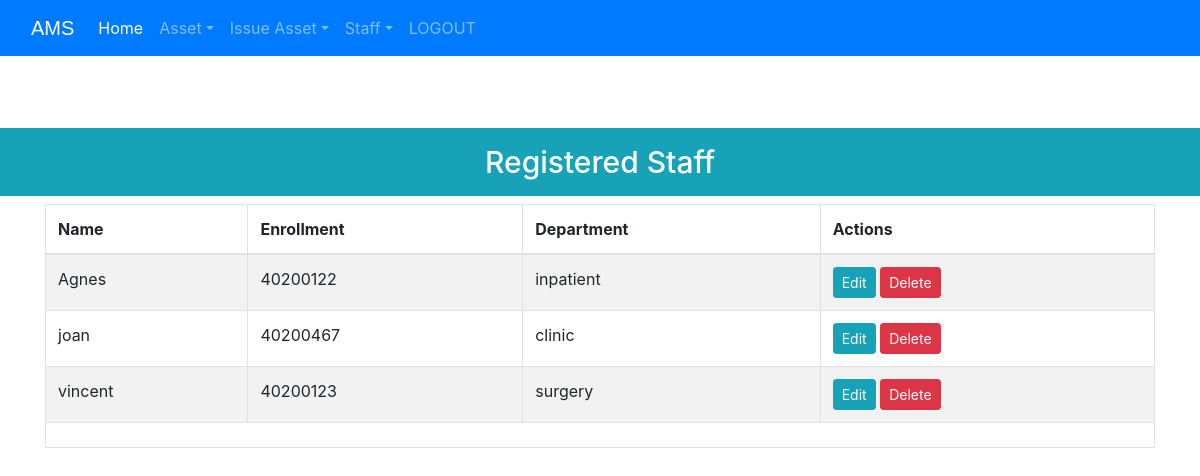
/viewstaff (signed in), run on the app's committed database.
### Assets/models.py (models this page shows, shortened)
class StaffExtra(models.Model):
    user = models.OneToOneField(User, on_delete=models.CASCADE)
    enrollment = models.CharField(max_length=40)
    department = models.CharField(max_length=40)

### Assets/views.py (the view)
# urls.py: path('viewstaff', viewstaff_view, name='viewstaff'),
@user_passes_test(is_admin)
def viewstaff_view(request):
    staff = models.StaffExtra.objects.all()
    return render(request, 'Assets/viewstaff.html', {'staff': staff})

### Assets/views.py (called while the page is built)
def is_admin(user):
    return user.groups.filter(name='ADMIN').exists() or user.is_staff

### Assets/templates/assets/viewstaff.html (shortened to what this page needs)
<!DOCTYPE html>
<html lang="en" dir="ltr">
  <head>
  </head>
  <body>
    {% include "assets/navbaradmin.html" %}
    <br>
    <br>
    <h3 class="p-3 mb-2 bg-info text-white" style = 'font-size: 30px;text-align:center;'>Registered Staff</h3>
    {% if staff %}
<div class="container">
  <table class="table table-hover table-condensed table-striped table-bordered">
    <thead>
    <tr>
    <th>Name</th>
    <th>Enrollment</th>
    <th>Department</th>
    <th>Actions</th>
    </tr>
    </thead>
    <tfoot>
    <tr>
    <td colspan="4">
    </td>
    </tr>
    </tfoot>
    <tbody>
      {% for s in staff %}
        <tr>
          <td>{{ s.user.first_name }}</td>
          <td>{{ s.enrollment }}</td>
          <td>{{ s.department }}</td>
          <td>
              <a href="{% url 'Assets:edit_staff' s.id %}" class="btn btn-info btn-sm">Edit</a>
            <a href="{% url 'Assets:delete_staff' s.id %}" class="btn btn-danger btn-sm">Delete</a>
          </td>
        </tr>
      {% endfor %}
    </tbody>
    </table>
</div>
{% else %}
<h1>No Staff Registered</h1>
{% endif %}
<br><br><br><br><br><br>
<br><br><br>
  </body>
</html>

### data on the page
StaffExtra: user.first_name "Agnes", enrollment "40200122", department "inpatient"
StaffExtra: user.first_name "joan", enrollment "40200467", department "clinic"
StaffExtra: user.first_name "vincent", enrollment "40200123", department "surgery"
